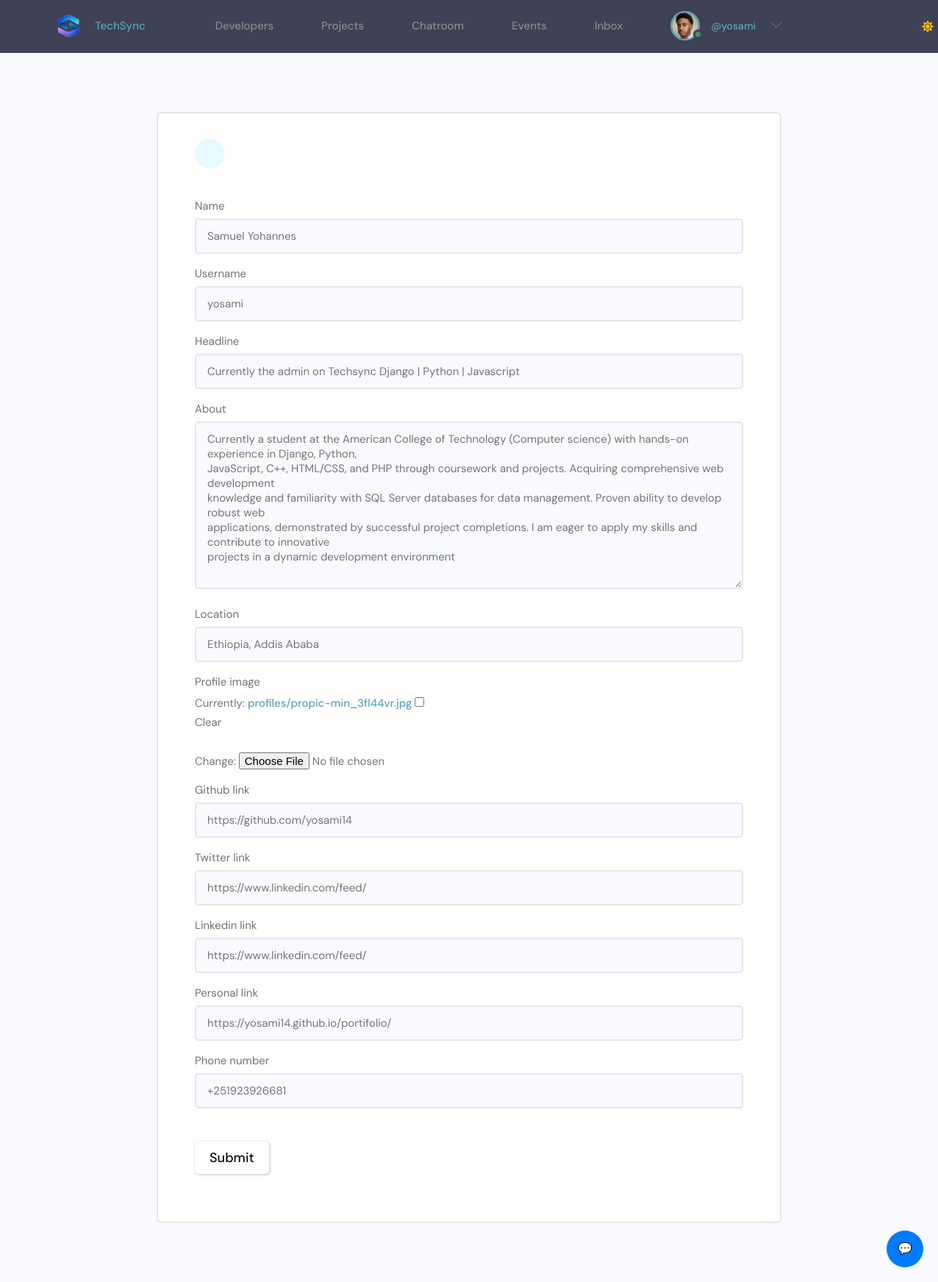
Page /edit-account/ (signed in) on the committed database.
### users/models.py (models this page shows, shortened)
class Profile(models.Model):
    id = models.UUIDField(default=uuid.uuid4, primary_key=True, unique=True, editable=False, )
    user = models.OneToOneField(User, on_delete=models.CASCADE,null=True,blank=True)
    name = models.CharField(max_length=200, blank=True,null=True)
    username = models.CharField(max_length=200, blank=True,null=True,unique=True)
    headline = models.CharField(max_length=200, blank=True,null=True)
    about = models.TextField(blank=True, null=True)
    location = models.CharField(max_length=200, blank=True,null=True)
    profile_image = models.ImageField(null=True, blank=True,upload_to='profiles', default='default_profile.png')
    github_link = models.CharField(max_length=200, blank=True,null=True)
    twitter_link = models.CharField(max_length=200, blank=True,null=True)
    linkedin_link = models.CharField(max_length=200, blank=True,null=True)
    personal_link = models.CharField(max_length=200, blank=True,null=True)
    phone_regex = RegexValidator(
    regex=r'^\+?1?\d{9,15}$',
    message="Phone number must be entered in the format: '+999999999'. Up to 15 digits allowed."
    )
    phone_number = models.CharField(validators=[phone_regex], max_length=17, blank=True)  # validators should be a list
    created_at = models.DateTimeField(auto_now_add=True)

### users/views.py (the view)
# urls.py: path('edit-account/', views.editAccount, name='edit-account'),
@login_required(login_url='login')
def editAccount(request):
    profile = request.user.profile
    form = ProfileForm(instance=profile)
    if request.method == 'POST':
        form = ProfileForm(request.POST, request.FILES, instance=profile)
        if form.is_valid():
            form.save()
            return redirect('user-account')
    context = {'form': form}
    return render(request, 'users/profile_form.html', context)

### users/forms.py
class ProfileForm(ModelForm):
    class Meta:
        model = Profile
        fields = '__all__'
        exclude = ['user']
    def __init__(self, *args, **kwargs):
        super().__init__(*args, **kwargs)
        for name, field in self.fields.items():
            field.widget.attrs.update({'class': 'input'})
            if name == 'phone_number':
                field.widget.attrs.update({
                    'placeholder': "Phone number must be entered in the format: '+999999999'. Up to 15 digits allowed."
                })

### techsync/context_processors.py (called while the page is built)
def navbar_data(request):
    profile = event_organizer = event_moderator = None
    if request.user.is_authenticated:
        if hasattr(request.user, 'profile'):
            profile = request.user.profile
        if hasattr(request.user, 'eventorganizer'):
            event_organizer = request.user.eventorganizer
        if hasattr(request.user, 'eventmoderator'):
            event_moderator = request.user.eventmoderator
    return {
        'profile': profile,
        'event_organizer': event_organizer,
        'event_moderator': event_moderator,
    }

### templates/users/profile_form.html (shortened to what this page needs)
{% extends 'main/main.html' %}
{% block content %}
<main class="formPage my-xl">
    <div class="content-box">
        <div class="formWrapper">
            <a class="backButton" href="{% url 'edit-account' %}"></a>
            <br>
            <form class="form" method="POST" action="{% url 'edit-account' %}" enctype="multipart/form-data">
                {% for field in form %}
                <div class="form__field">
                    <label for="formInput#text">{{field.label}}</label>
                    {{field}}
                </div>
                {% endfor %}
                <input class="btn btn--sub btn--lg  my-md" type="submit" value="Submit" />
            </form>
        </div>
    </div>
</main>
{% endblock content %}

### templates/main/navbar.html (shortened to what this page needs)
{% load static %}
<header class="header">
        <div class="container container--narrow">
                <a href="{% url 'projects'%}" class="header__logo">
                        <img src="{% static 'images/logo.png' %}" alt="Techsync Logo" />TechSync
                </a>
                <nav class="header__nav header__menu">
                        {% if request.user.is_event_organizer %}
                        <ul class="header__menu">
                            <li class="header__menuItem"><a href="{% url 'events' %}">Events</a></li>
                            {% if request.user.is_authenticated %}
                            {% comment %} <li class="header__menuItem"><a  href="{% url 'inbox' %}">Inbox</a></li>  {% endcomment %}
                            <li class="header__menuItem"><a  href="{% url 'scan-qr-code' %}">Verify QR</a></li>
                            <li class="header__menuItem"><a  href="{% url 'user-chatrooms' %}">Inbox</a></li>
                            {% else %}
                            <li class="header__menuItem"><a href="{% url 'login' %}" class="btn btn--sub">Login/Sign Up</a></li>
                            {% endif %}
                            {% if request.user.is_authenticated %}
                            {% comment %} Profile {% endcomment %}
                            <li class="header__menuItem">
                                    <div class="header__user">
                                            <a href="{% url 'organization-account'%}">
                                                <div class="avatar avatar--medium active">
                                                    <img src="{{ event_organizer.profile_image.url }}" />
                                                </div>
                                                <p> <span>@{{profile.username}}</span></p>
                                            </a>
                                            <button class="dropdown-button">
                                                <svg version="1.1" xmlns="http://www.w3.org/2000/svg" width="32" height="32" viewBox="0 0 32 32">
                                                    <title>chevron-down</title>
                                                    <path d="M16 21l-13-13h-3l16 16 16-16h-3l-13 13z"></path>
                                                </svg>
                                            </button>
                                        </div>
                                        <div class="dropdown-menu">
                                            <a href="settings.html" class="dropdown-link"
                                                ><svg version="1.1" xmlns="http://www.w3.org/2000/svg" width="32" height="32" viewBox="0 0 32 32">
                                                    <title>tools</title>
                                                    <path
                                                        d="M27.465 32c-1.211 0-2.35-0.471-3.207-1.328l-9.392-9.391c-2.369 0.898-4.898 0.951-7.355 0.15-3.274-1.074-5.869-3.67-6.943-6.942-0.879-2.682-0.734-5.45 0.419-8.004 0.135-0.299 0.408-0.512 0.731-0.572 0.32-0.051 0.654 0.045 0.887 0.277l5.394 5.395 3.586-3.586-5.394-5.395c-0.232-0.232-0.336-0.564-0.276-0.887s0.272-0.596 0.572-0.732c2.552-1.152 5.318-1.295 8.001-0.418 3.274 1.074 5.869 3.67 6.943 6.942 0.806 2.457 0.752 4.987-0.15 7.358l9.392 9.391c0.844 0.842 1.328 2.012 1.328 3.207-0 2.5-2.034 4.535-4.535 4.535zM15.101 19.102c0.26 0 0.516 0.102 0.707 0.293l9.864 9.863c0.479 0.479 1.116 0.742 1.793 0.742 1.398 0 2.535-1.137 2.535-2.535 0-0.668-0.27-1.322-0.742-1.793l-9.864-9.863c-0.294-0.295-0.376-0.74-0.204-1.119 0.943-2.090 1.061-4.357 0.341-6.555-0.863-2.631-3.034-4.801-5.665-5.666-1.713-0.561-3.468-0.609-5.145-0.164l4.986 4.988c0.391 0.391 0.391 1.023 0 1.414l-5 5c-0.188 0.188-0.441 0.293-0.707 0.293s-0.52-0.105-0.707-0.293l-4.987-4.988c-0.45 1.682-0.397 3.436 0.164 5.146 0.863 2.631 3.034 4.801 5.665 5.666 2.2 0.721 4.466 0.604 6.555-0.342 0.132-0.059 0.271-0.088 0.411-0.088z"
                                                    ></path>
                                                </svg>
                                                Settings</a
                                            >
                                            <a href="{% url 'logout' %}" class="dropdown-link"
                                                ><svg version="1.1" xmlns="http://www.w3.org/2000/svg" width="32" height="32" viewBox="0 0 32 32">
                                                    <title>sign-out</title>
                                                    <path
                                                        d="M3 0h22c0.553 0 1 0 1 0.553l-0 3.447h-2v-2h-20v28h20v-2h2l0 3.447c0 0.553-0.447 0.553-1 0.553h-22c-0.553 0-1-0.447-1-1v-30c0-0.553 0.447-1 1-1z"
                                                    ></path>
                                                    <path
                                                        d="M21.879 21.293l1.414 1.414 6.707-6.707-6.707-6.707-1.414 1.414 4.293 4.293h-14.172v2h14.172l-4.293 4.293z"
                                                    ></path>
                                                </svg>
                                                Logout</a
                                            >
                                        </div>
                            </li>
                            {% endif %}
                        </ul>
                        {% else %}
                        <ul class="header__menu">
                                <li class="header__menuItem"><a href="{% url 'profiles' %}">Developers</a></li>
                                <li class="header__menuItem"><a  href="{% url 'projects' %}">Projects</a></li>
                                <li class="header__menuItem"><a  href="{% url 'home-group'%}">Chatroom</a></li>
                                <li class="header__menuItem"><a href="{% url 'events' %}">Events</a></li>
                                {% if request.user.is_authenticated %}
                                <li class="header__menuItem"><a  href="{% url 'user-chatrooms' %}">Inbox</a></li>
                                {% else %}
                                <li class="header__menuItem"><a href="{% url 'login' %}" class="btn btn--sub">Login/Sign Up</a></li>
                                {% endif %}
                                {% if request.user.is_authenticated %}
                                <li class="header__menuItem">
                                        <div class="header__user">
                                                <a href="{% url 'user-account'%}">
                                                    <div class="avatar avatar--medium active">
                                                        <img src="{{ profile.profile_image.url }}" />
                                                    </div>
                                                    <p> <span>@{{profile.username}}</span></p>
                                                </a>
                                                <button class="dropdown-button">
                                                    <svg version="1.1" xmlns="http://www.w3.org/2000/svg" width="32" height="32" viewBox="0 0 32 32">
                                                        <title>chevron-down</title>
                                                        <path d="M16 21l-13-13h-3l16 16 16-16h-3l-13 13z"></path>
                                                    </svg>
                                                </button>
                                            </div>
                                </li>
                                {% endif %}
                        </ul>
                        {% endif %}
                </nav>
                <span id="mode-icon" class="fas fa-sun"></span>
        </div>
</header>
<link rel="stylesheet" href="{% static 'uikit/styles/modules/_variables.css' %}" id="theme-css">

### static/styles/langauge.css (style rules this page uses)
:root { --li4-color-primary-hsl: 250, 84%, 54%; --li4-color-bg-hsl: 0, 0%, 100%; --li4-color-contrast-high-hsl: 230, 7%, 23%; --li4-color-contrast-higher-hsl: 230, 13%, 9%; --li4-color-bg-light-hsl: 0, 0%, 100%; --li4-color-white-hsl: 0, 0%, 100%; --li4-color-bg-dark-hsl: 240, 4%, 95%; --li4-color-bg-lighter-hsl: 0, 0%, 100%; --li4-color-black-hsl: 230, 13%, 9%; --li4-space-3xs: 0.25rem; --li4-space-2xs: 0.375rem; --li4-space-xs: 0.5rem; --li4-space-sm: 0.75rem; }
@media (min-width: 64rem) { :root { --li4-space-3xs: 0.375rem; --li4-space-2xs: 0.5625rem; --li4-space-xs: 0.75rem; --li4-space-sm: 1.125rem; } }
:root { --picker-vertical-gap: 4px; }

### static/styles/app.css (style rules this page uses)
:root { --color-sub: #0b0c10; }
.btn--sub { background-color: var(--color-sub-light); }
img { width: 100%; }
.content-box { width: 95%; max-width: 85rem; margin: 0 auto; }
.header { position: sticky; z-index: 111; background-color: var(--color-sub); padding: 1.5rem 0; }
.header > .container { display: flex; justify-content: space-between; align-items: center; }
.header__logo > img { height: 3.8rem; }
.header__nav > ul { display: inline-flex; align-items: center; list-style: none; gap: 6.5rem; }
.header__menuItem > a { color: var(--color-light); font-weight: 300; }
.backButton { background: var(--color-main-light); color: var(--color-main); width: 4rem; height: 4rem; display: flex; align-items: center; justify-content: center; border-radius: 50%; }
.formPage .formWrapper { list-style: none; background: var(--color-white); padding: 3.5rem 5rem; border: 2px solid var(--color-light); border-radius: 0.7rem; }

### static/styless/style.css (style rules this page uses)
:root { --color-main: #71c6dd; --color-main-light: #e1f6fb; --color-dark: #3f4156; --color-dark-medium: #51546e; --color-dark-light: #696d97; --color-light: #e5e5e5; --color-gray: #8b8b8b; --color-light-gray: #b2bdbd; --color-bg: #2d2d39; --color-success: #5dd693; --color-error: #fc4b0b; }
* { font-family: "DM Sans", -apple-system, BlinkMacSystemFont, "Segoe UI", Roboto, Oxygen, Ubuntu, Cantarell, "Open Sans", "Helvetica Neue", sans-serif; margin: 0; padding: 0; box-sizing: border-box; text-rendering: optimizeLegibility; font-size: inherit; }
html { font-size: 56.25%; }
@media only screen and (min-width: 1200px) { html { font-size: 62.5%; } }
body { line-height: 1.6; font-weight: 400; font-size: 1.5rem; color: var(--color-light-gray); background-color: var(--color-bg); min-height: 100vh; }
img { width: 100%; }
a { display: inline-block; color: var(--color-main); text-decoration: none; }
.container { max-width: 120rem; width: 90%; margin: auto; }
.btn { background-color: transparent; border: none; display: inline-flex; align-items: center; gap: 1rem; cursor: pointer; transition: all ease-in-out 0.3s; padding: 1rem 2rem; border-radius: 5px; box-shadow: 1px 1px 3px 1px rgba(0, 0, 0, 0.15); font-weight: 500; }
.avatar { position: relative; display: inline-block; border-radius: 50%; border: 2px solid var(--color-main); }
.avatar img { display: block; border-radius: 50%; object-fit: cover; object-position: center; }
.avatar::after { content: ""; display: block; position: absolute; background-color: var(--color-gray); z-index: 111; border-radius: 50%; border: 0.3rem solid var(--color-dark); }
.avatar.active::after { background-color: var(--color-success); }
.avatar.avatar--medium img { width: 3.6rem; height: 3.6rem; border-radius: 50%; }
.avatar.avatar--medium:after { width: 0.7rem; height: 0.7rem; bottom: 0px; right: -6px; }
.header { padding: 1.5rem; background-color: var(--color-dark); }
.header > .container { display: flex; gap: 9.5rem; }
.header__logo, .header__user { display: flex; gap: 2rem; align-items: center; }
.header__logo > img { height: 3.2rem; width: 3.2rem; }
.header__menu { margin-left: auto; position: relative; }
.header__menu a { display: flex; gap: 1.5rem; align-items: center; font-weight: 500; text-decoration: none; color: var(--color-gray); }
.header__menu img { height: 3.6rem; }
.header__menu p { line-height: 1.2; }
.header__menu span { color: var(--color-main); font-weight: 500; font-size: 1.4rem; display: block; }
.header__menu svg { width: 1.6rem; height: 1.6rem; fill: var(--color-dark-light); }
.dropdown-button { background: transparent; border: 0; outline: 0; cursor: pointer; }

### static/uikit/styles/modules/_typography.css (style rules this page uses)
* { font-family: var(--font-base); }
p, span, strong { font-size: 1.6rem; color: var(--color-text); font-weight: var(--font-regular); }
a { padding-bottom: 2px; text-decoration: none; display: inline-block; color: var(--color-main); font-weight: var(--font-medium); }

### rows in the picture
Profile: profile_image (picture), username "yosami", form "Samuel Yohannes" "yosami" "Currently the admin on Techsync Django | Python | Javascript" "Currently a student at the American College of Technology (Computer science) with hands-on experience in Django, Python, JavaScript, C++, HTML/CSS, and PHP through coursework and projects. Acquiring comprehensive web development knowledge and familiarity with SQL Server databases for data management. Proven ability to develop robust web applications, demonstrated by successful project completions. I am eager to apply my skills and contribute to innovative projects in a dynamic development environment" "Ethiopia, Addis Ababa" "https://github.com/yosami14" "https://www.linkedin.com/feed/" "https://www.linkedin.com/feed/" "https://yosami14.github.io/portifolio/" "+251923926681"

### other values in the picture
{{ field.label }} "Name" "Username" "Headline" "About" "Location" "Profile image" "Github link" "Twitter link" "Linkedin link" "Personal link" "Phone number"
